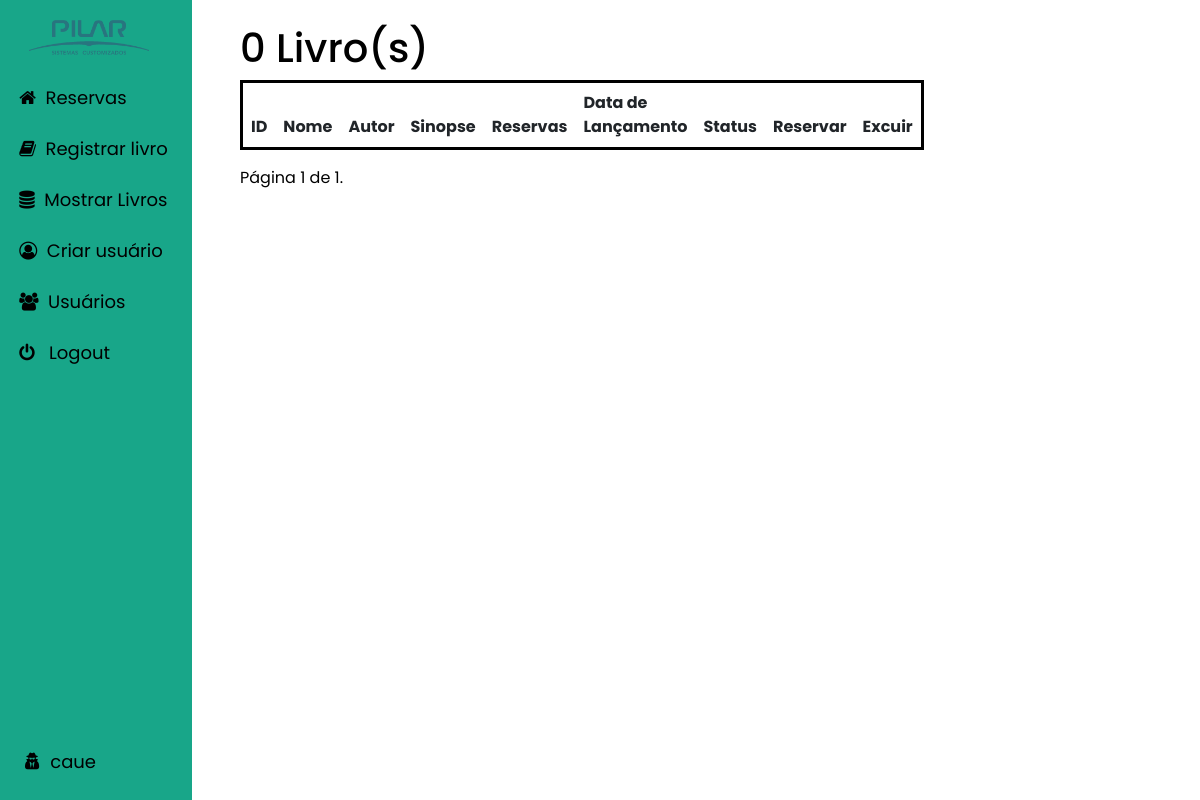
Before: /show_books/ (signed in) with the older database file.
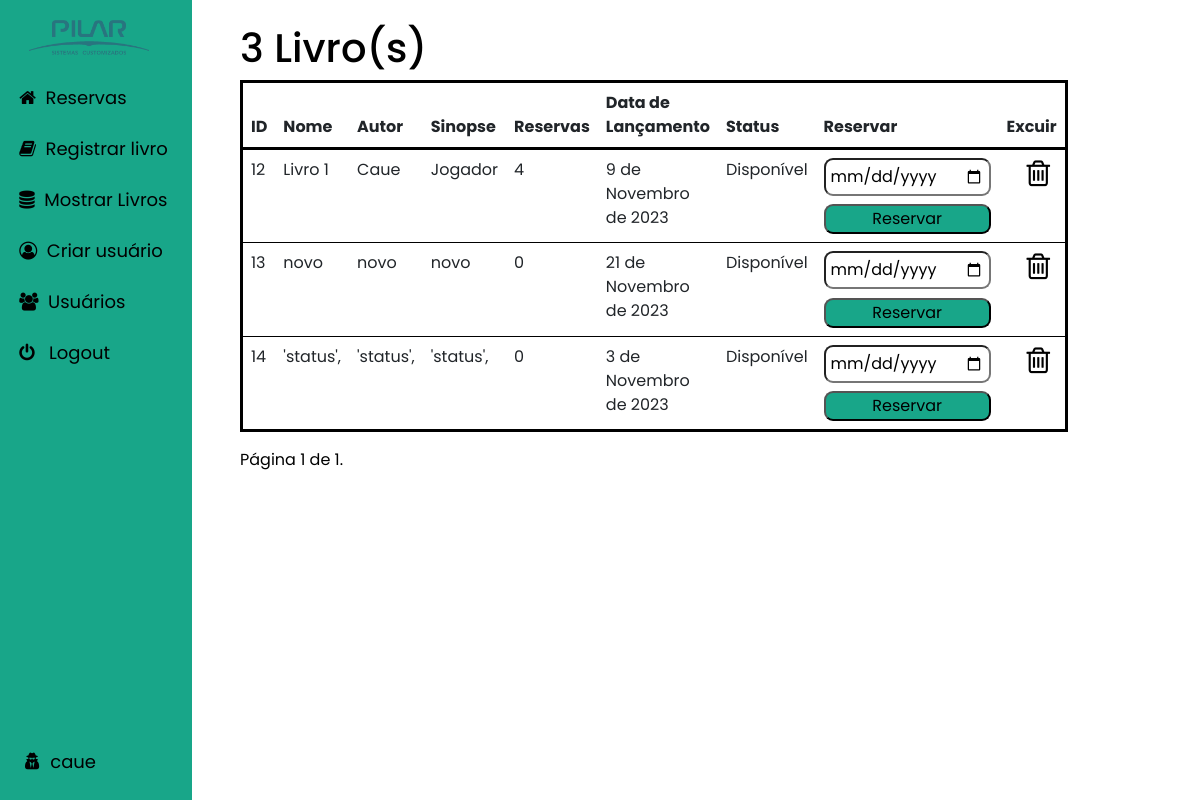
After: the same page with the newer database file.
### main/models.py (models this page shows, shortened)
class Books(models.Model):
    name = models.CharField(max_length=200, blank=True, null=True)
    author = models.CharField(max_length=200, blank=True, null=True)
    synopsis = models.CharField(blank=True, null=True, max_length=200)
    reservations = models.ManyToManyField(Reservation, blank=True)
    reservas = models.IntegerField(default=0)
    data_lancamento = models.DateField()
    STATUS_CHOICES = [
        ('Disponível', 'Disponível'),
        ('Reservado', 'Reservado'),
        ('Retirado', 'Retirado'),
    ]
    status = models.CharField(
        max_length=20,
        choices=STATUS_CHOICES,
        default='Disponível',
    )

### main/views.py (the view)
# urls.py: path("show_books/", views.show_books, name="show_books"),
@login_required
def show_books(request):
    books = Books.objects.all()
    books_count = Books.objects.count()
    paginator = Paginator(books, 6)
    page = request.GET.get('page')
    try:
        books = paginator.page(page)
    except PageNotAnInteger:
        books = paginator.page(1)
    except EmptyPage:
        books = paginator.page(paginator.num_pages)
    context = {'books_count': books_count, 'books': books}
    return render(request, 'show_books.html', context)

### main/templates/show_books.html (shortened to what this page needs)
{% extends 'base.html' %}
{% load static %}
{% block content %}
<section class="wrapper" style="margin-left: 20%; margin-right: 30%; margin-top: 2%;">
<div class="table-wrapper">
    <h1> {{ books_count }} Livro(s)</h1>
    <table class="table" style="padding: 10px; border: 3px solid black; border-radius: 5%; border-style: solid;">
        <thead class="table-head" style="background-color: #18a689; border: 3px solid black;">
            <tr style="border: 1px solid black">
                <th>ID</th>
                <th>Nome</th>
                <th>Autor</th>
                <th>Sinopse</th>
                <th>Reservas</th>
                <th>Data de Lançamento</th>
                <th>Status</th>
                <th>Reservar</th>
                <th>Excuir</th>
            </tr>
        </thead>
        <tbody>
        {% for book in books %}
            <tr style="padding: 10px;">
                <td>{{ book.id }}</td>
                <td>{{ book.name }}</td>
                <td>{{ book.author }}</td>
                <td>{{ book.synopsis }}</td>
                <td>{{ book.reservas }}</td>
                <td>{{ book.data_lancamento }}</td>
                <td>{{ book.status }}</td>
                <td>
                    <form method="post" action="{% url 'reserve_book' book.id %}">
                        <input type="date" id="userDateInput" style="width: 100%;" name="user_date">
                        <button style="margin-top: 5%;" type="submit" > Reservar </button>
                    </form>
                </td>
                <td>
                    <a style="margin-left: 20px; text-decoration: none;" href="{% url 'del_books' book.id %}" onclick="return confirm('Are you sure you want to delete this book?')">
                        <i class="fa fa-trash-o" aria-hidden="true" style="font-size: 30px;"></i>
                    </a>
                </td>
            </tr>
        {% endfor %}
        </tbody>
    </table>
    <div class="pagination">
        <span class="step-links">
            <span class="current" style="padding-right: 10px;">Página {{ books.number }} de {{ books.paginator.num_pages }}.</span>
        </span>
    </div>
</div>
</section>
{% endblock %}

### main/templates/base.html (shortened to what this page needs)
{% load static %}
<!DOCTYPE html>
<html lang="en">
<head>
    <link href="https://cdn.jsdelivr.net/npm/bootstrap@5.3.0-alpha3/dist/css/bootstrap.min.css" rel="stylesheet">
    <link rel="stylesheet" href="https://cdnjs.cloudflare.com/ajax/libs/font-awesome/4.7.0/css/font-awesome.min.css">
    <link rel="stylesheet" href="{% static 'base.css' %}">
</head>
<body>
    <div id="sidebar">
        <img src="{% static 'logo.png' %}" alt="Description of the image">
        {% if user.is_authenticated %}
            <a class="nav-link" href="{% url 'index' %}"><span><i class="fa fa-home" aria-hidden="true" style="margin-right: 5%;"></i>Reservas</span></a><br>
            <a class="nav-link" href="{% url 'add_books' %}"><span style="margin-left: 10%;  font-size: large;"><i class="fa fa-book" aria-hidden="true" style="margin-right: 5%;"></i>Registrar livro</span></a><br>
            <a class="nav-link" href="{% url 'show_books' %}"><span><i class="fa fa-database" aria-hidden="true" style="margin-right: 5%;"></i>Mostrar Livros</span></a><br>
            <a class="nav-link" href="{% url 'register' %}"><span><i class="fa fa-user-circle-o" aria-hidden="true" style="margin-right: 5%;"></i>Criar usuário</span></a><br>
            <a class="nav-link" href="{% url 'show_users' %}"><span><i class="fa fa-users" aria-hidden="true" style="margin-right: 5%;"></i>Usuários</span></a><br>
            <a class="nav-link" href="{% url 'logout_user' %}"><span><i class="fa fa-power-off" style="margin-right: 5%;"></i> Logout</span></a><br><br>
        {% endif %}
        {% if user.is_authenticated %}
            <div id="userName"><span><i class="fa fa-user-secret" style="margin-right: 5px;"></i> {{ user.username }}</span></div>
        {% endif %}
    </div>
    {% block content %}
    {% endblock %}
</body>
</html>

### main/static/base.css (style rules this page uses)
body { font-family: "Poppins", "sans-serif"; background-color: white; color: black; height: 100%; }
#sidebar img { margin-left: 15%; margin-bottom: 15%; color: black; width: 120px; height: auto; filter: grayscale(40%); }
button { background-color: #18a689; border-radius: 9px; width: 100%; }
input { border-radius: 9px; padding: 5px; }
#userName { position: absolute; color: #fff; bottom: 25px; font-size: 19px; width: 80%; margin-left: 5%; margin-top: 20px; font-size: large; color: black; }
a { color: black; text-decoration: none; }
#sidebar i { color: black; }
#sidebar span { margin-left: 10%; font-size: large; margin-top: 9%; }
#sidebar { position: fixed; top: 0; left: 0; width: 12rem; height: 100%; z-index: 1; background-color: #18a689; overflow-x: none; overflow-y: none; padding-top: 20px; margin: 0; }

Changed rows visible on the page:
added Books: id "12", name "Livro 1", author "Caue", synopsis "Jogador", reservas "4", data_lancamento "9 de Novembro de 2023", status "Disponível"
added Books: id "13", name "novo", author "novo", synopsis "novo", reservas "0", data_lancamento "21 de Novembro de 2023", status "Disponível"
added Books: id "14", name "'status',", author "'status',", synopsis "'status',", reservas "0", data_lancamento "3 de Novembro de 2023", status "Disponível"
Other visible differences:
{{ books_count }}: "0" → "3"
